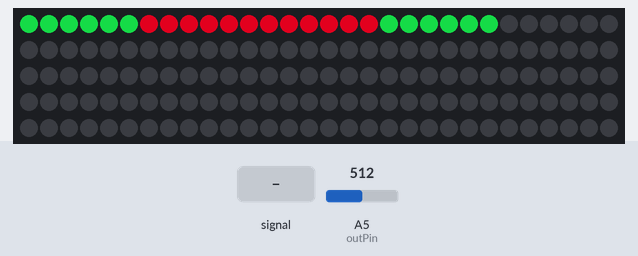
The sketch below on a simulated Arduino Uno, built with avr-gcc and run on an emulated ATmega328P. Shown: 150 RGB LEDs in strip order, left to right, continuing on the next row. The test bench sets the inputs (shaded band); at power-on: A5 (outPin) = 512. Dim RGB values are drawn brighter than linear.

Above: at 1.2 s.
1.3 s: A5 (outPin) fed a 200 Hz sine of ±81 counts around its level
2.8 s: A5 (outPin) set to 716
4.3 s: A5 (outPin) set to 20
5.8 s: A5 (outPin) set to 122
Timing chart, 0 to 8.3 s (numbered marks = the images above; inputs shaded):
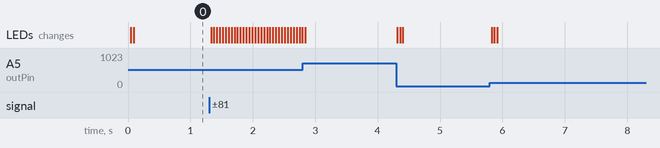

The sketch:

MSGEQ7Test.ino
```cpp
#include <FastLED.h>    //Includes library to control LEDs
#define NUM_LEDS 24     //Number of LEDs to be lit up
#define MAXNUM_LEDS 150 //how many LEDs are in the strip
#define DATA_PIN 6      //Green wire from LED strip
CRGB leds[MAXNUM_LEDS]; //Creates array for the LEDs


int strobePin  = 12;    // Strobe Pin on the MSGEQ7 - Green wire
int resetPin   = 8;    // Reset Pin on the MSGEQ7 - Orange wire
int outPin     = A5;   // Output Pin on the MSGEQ7 - White wire
int level[7];          // An array to hold the values from the 7 frequency bands

int totalBass;        //Will hold total bass value for computing average
int averageOfBass = 0;    // Will hold the average value of the first two frequencies
float bassToMusic;       // Will hold how large bass is proportional to the music

int totalHighs;           //Will hold the total high values for computing average
int averageOfHighs;      //Will hold the average value the sixth frequency
float highToMusic;       //Will hold how large the highs are proportional to the music

int totalMids;           //Will hold the total high values for computing average
int averageOfMids;      //Will hold the average value the sixth frequency
float midsToMusic;       //Will hold how large the highs are proportional to the music

int iterationsBeforeAverage = 21;     //How many times to calculate average
int differenceBetweenBass = 0;
float lastAverage = 0.0;
float lastMidAverage = 0.0;
int bassError = 10;

bool highsAreHigher = false;

void setup() {
  //Start the serial monitor
  Serial.begin (9600);

  // On the data pin, tells code that it's using the Neopixel chipset and initiates the array
  FastLED.addLeds<NEOPIXEL, DATA_PIN>(leds, MAXNUM_LEDS);

  //Define pins
  pinMode      (strobePin, OUTPUT);
  pinMode      (resetPin,  OUTPUT);
  pinMode      (outPin,    INPUT);

  // Create an initial state for the pins
  digitalWrite (resetPin,  LOW);
  digitalWrite (strobePin, LOW);
  delay        (1);

  // Reset the MSGEQ7 as per the datasheet
  digitalWrite (resetPin,  HIGH);
  delay        (1);
  digitalWrite (resetPin,  LOW);
  digitalWrite (strobePin, HIGH);
  delay        (1);

  //reset all the led lights
  for(int i = 0; i < MAXNUM_LEDS; i++){
    leds[i].setRGB(0, 0, 0);
  }

}

void loop() {

  bool wasLastAverageHigh;
  if(lastAverage > 18.0){
    wasLastAverageHigh = true;
  }
  else{
    wasLastAverageHigh = false;
  }

  bool isDifferenceOfMidHigh = false;
  float differenceOfMid = lastMidAverage - midsToMusic;
  if(differenceOfMid >= 5.0 || differenceOfMid <= -5.0){
    isDifferenceOfMidHigh = true;
  }

  lastMidAverage = midsToMusic;
  lastAverage = bassToMusic;

  totalBass = 0;

  totalHighs = 0;

  totalMids = 0;

  highsAreHigher = false;

  // Cycle through each frequency band by pulsing the strobe.
  // Outer for loop - how many iterations before adding to the different levels
  // Inner for loop - adds value of the bass
  for(int j = 0; j < iterationsBeforeAverage; j++){
    for (int i = 0; i < 7; i++) {
      //used to cycle through the different frequencies
      digitalWrite       (strobePin, LOW);
      delayMicroseconds  (80);                    // Delay necessary due to timing diagram
      level[i] =         analogRead (outPin);
      digitalWrite       (strobePin, HIGH);
      delayMicroseconds  (80);                    // Delay necessary due to timing diagram

      //totalBass is the amount of bass during the iterations
      if(i == 0 || i == 1){
        totalBass = totalBass + level[i];
      }

      //totalHighs is the amount of highs during the iterations
      if(i == 4 || i == 5 || i == 6){
        totalHighs = totalHighs + level[i];
      }

      //totalMids is the amount of mids during the iterations
      if(i == 2 || i == 3){
        totalMids = totalMids + level[i];
      }

      //following used for debugging
      //Serial.print       (level[i]);
      //Serial.print       ("   ");
    }
      //Serial.println ();
   }


  //sometimes values are negative... not sure why, but the absolute value of that number is still accurate
  if(totalBass < 0){
    totalBass = totalBass * -1;
  }
  if(totalHighs < 0){
    totalHighs = totalHighs * -1;
  }
  if(totalMids < 0){
    totalMids = totalMids * -1;
  }

  //used to calculate the averages and from that average it maps how much that value would be on a scale from 0-255
  averageOfBass = totalBass/(2*iterationsBeforeAverage);
  bassToMusic = (256./1023.)*averageOfBass;

  averageOfHighs = totalHighs/(3*iterationsBeforeAverage);
  highToMusic = (256./1023.)*averageOfHighs;

  averageOfMids = totalMids/(2*iterationsBeforeAverage);
  midsToMusic = (256./1023.)*averageOfMids;

  //used to determine if mid lights should display mids or highs
  if(highToMusic + 30 > midsToMusic){
    highsAreHigher = true;
  }
  else{
    highsAreHigher = false;
  }

  //used to calculate what the LEDs should look like
  for(int i = 0; i < NUM_LEDS; i++){

    //Serial.println(bassToMusic);

      //sets first third of led strip to green - lows
      if(i < NUM_LEDS/3 - 2){
        leds[i].setRGB(20, 220, 70);
        if(i > NUM_LEDS/3){
           leds[i].setRGB(0, 0, 0);
        }
        if(bassToMusic > 20.0 && lastAverage > 28.5){
          leds[i].fadeLightBy(215-bassToMusic);
         }
         else{
          leds[i].fadeLightBy(190);
        }
      }

      //sets second third of led strip to blue or yellow - mids/highs
      if(i < (NUM_LEDS * 2 /3) + 2 && i >= (NUM_LEDS/3) - 2){
          leds[i].setRGB(230, 0, 30);
          //maybe use the above bool isDifferenceOfMidHigh to detect a muffled sound
          if(midsToMusic > 15.0 || (lastMidAverage > 18.0 && wasLastAverageHigh == true)){
             leds[i].fadeLightBy(200-midsToMusic);
             //Serial.print("Here 1");
          }
          else{
            if(lastMidAverage < 28.0){
              leds[i].fadeLightBy(200);
              //Serial.print("Here 2");
            }
          }
          if(highsAreHigher == true && highToMusic >= 45.0 && midsToMusic < 20.0){
             leds[i].fadeLightBy(200-highToMusic);
             //Serial.print("Here 3");
          }
       }

       //Serial.println();

      //sets last third of led strip to green - lows
      if(i < (NUM_LEDS) && i >= (NUM_LEDS * 2/3) + 2){
         leds[i].setRGB(20, 220, 70);
         if(i > NUM_LEDS){
           leds[i].setRGB(0, 0, 0);
         }
         if(bassToMusic > 20.0 && lastAverage > 28.5){
          leds[i].fadeLightBy(215-bassToMusic);
         }
         else{
          leds[i].fadeLightBy(190);
        }
      }
    }

    //displays the LEDs
 FastLED.show();
}
```
